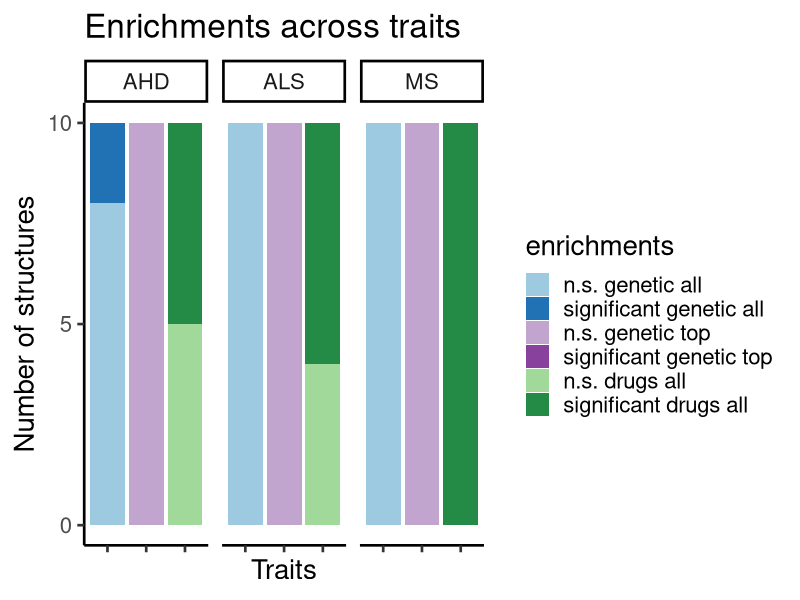

The R source for this figure:
## ---- chunk 1
library(ggplot2)
## ---- chunk 2
mydata <- read.csv("Enrichments_barplot_w9_V10T03_288A1.csv", sep = ";")
## ---- chunk 3
enrichments <- mydata$Enrichment
trait <- mydata$Trait
number_of_structures <- as.numeric(mydata$Structures)
geneset <- mydata$Gene.set
factor_lvl <- 1:length(mydata[,1])
## ---- chunk 4
enrichments <- factor(enrichments, levels = rev(unique(enrichments)))
geneset <- factor(geneset, levels = unique(geneset))
trait <- factor(trait, levels = unique(trait))

## ---- chunk 5
# creating data frame 
enriched_proportions <- data.frame(number_of_structures,trait,enrichments,geneset,factor_lvl)

## ---- chunk 6
p1 <-   ggplot(enriched_proportions, aes(x=geneset, y=number_of_structures, fill = enrichments)) +
    geom_bar(stat="identity", position = "stack") +
    scale_y_continuous(breaks = c(0,5,10)) + #,limits = c(0,20)) +
    #geom_text(size = 6, position = position_stack(vjust = 0.75),aes(label = number_of_structures)) +
    facet_wrap(~ trait, ncol = 12) +
    labs(title="Enrichments across traits") +
    xlab("Traits") +
    ylab("Number of structures") +
    theme_classic(base_size = 20) +
    theme(axis.text.x=element_blank()) +
    scale_fill_manual(values=c("#238B45", "#A1D99B","#88419D","#C2A5CF","#2171B5","#9ECAE1")) +
    #coord_flip() +
    guides(fill = guide_legend(reverse = T))

p1
## ---- chunk 7
sessionInfo()
